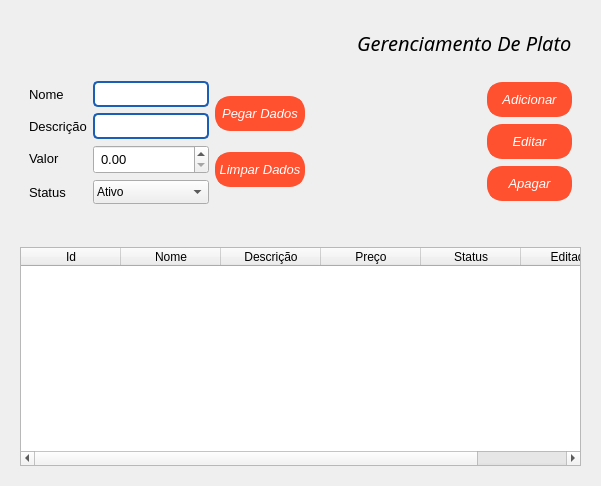
<?xml version="1.0" encoding="UTF-8"?>
<ui version="4.0">
 <class>Form</class>
 <widget class="QWidget" name="Form">
  <property name="geometry">
   <rect>
    <x>0</x>
    <y>0</y>
    <width>601</width>
    <height>486</height>
   </rect>
  </property>
  <property name="windowTitle">
   <string>Form</string>
  </property>
  <property name="styleSheet">
   <string notr="true"/>
  </property>
  <layout class="QVBoxLayout" name="verticalLayout">
   <item>
    <widget class="QFrame" name="Menu">
     <property name="styleSheet">
      <string notr="true"/>
     </property>
     <property name="frameShape">
      <enum>QFrame::NoFrame</enum>
     </property>
     <property name="frameShadow">
      <enum>QFrame::Raised</enum>
     </property>
     <layout class="QVBoxLayout" name="verticalLayout_3">
      <item>
       <widget class="QFrame" name="frame_2">
        <property name="frameShape">
         <enum>QFrame::NoFrame</enum>
        </property>
        <property name="frameShadow">
         <enum>QFrame::Raised</enum>
        </property>
        <layout class="QHBoxLayout" name="horizontalLayout_3">
         <item>
          <widget class="QLabel" name="label_2">
           <property name="text">
            <string/>
           </property>
           <property name="pixmap">
            <pixmap>../../assets/icons/icons8-dish-64.png</pixmap>
           </property>
           <property name="scaledContents">
            <bool>true</bool>
           </property>
           <property name="wordWrap">
            <bool>true</bool>
           </property>
           <property name="textInteractionFlags">
            <set>Qt::NoTextInteraction</set>
           </property>
          </widget>
         </item>
         <item>
          <spacer name="horizontalSpacer">
           <property name="orientation">
            <enum>Qt::Horizontal</enum>
           </property>
           <property name="sizeHint" stdset="0">
            <size>
             <width>40</width>
             <height>20</height>
            </size>
           </property>
          </spacer>
         </item>
         <item>
          <widget class="QLabel" name="label">
           <property name="font">
            <font>
             <family>Bahnschrift Light</family>
             <pointsize>15</pointsize>
             <italic>true</italic>
            </font>
           </property>
           <property name="text">
            <string>Gerenciamento De Plato</string>
           </property>
          </widget>
         </item>
        </layout>
       </widget>
      </item>
      <item>
       <widget class="QFrame" name="frame_3">
        <property name="frameShape">
         <enum>QFrame::NoFrame</enum>
        </property>
        <property name="frameShadow">
         <enum>QFrame::Raised</enum>
        </property>
        <layout class="QHBoxLayout" name="horizontalLayout">
         <item>
          <layout class="QFormLayout" name="formLayout">
           <item row="0" column="0">
            <widget class="QLabel" name="nomeLabel">
             <property name="font">
              <font>
               <family>Arial</family>
               <pointsize>10</pointsize>
              </font>
             </property>
             <property name="text">
              <string>Nome</string>
             </property>
            </widget>
           </item>
           <item row="0" column="1">
            <widget class="QLineEdit" name="InputName">
             <property name="maximumSize">
              <size>
               <width>450</width>
               <height>16777215</height>
              </size>
             </property>
             <property name="font">
              <font>
               <family>Arial</family>
              </font>
             </property>
             <property name="styleSheet">
              <string notr="true">border: 1.5px solid rgb(26, 95, 180);
border-radius: 5px;
padding: 3px;
</string>
             </property>
            </widget>
           </item>
           <item row="6" column="0">
            <widget class="QLabel" name="descriOLabel">
             <property name="font">
              <font>
               <family>Arial</family>
               <pointsize>10</pointsize>
              </font>
             </property>
             <property name="text">
              <string>Descrição</string>
             </property>
            </widget>
           </item>
           <item row="6" column="1">
            <widget class="QLineEdit" name="InputDescription">
             <property name="maximumSize">
              <size>
               <width>450</width>
               <height>16777215</height>
              </size>
             </property>
             <property name="font">
              <font>
               <family>Arial</family>
              </font>
             </property>
             <property name="styleSheet">
              <string notr="true">border: 1.5px solid rgb(26, 95, 180);
border-radius: 5px;
padding: 3px;
</string>
             </property>
            </widget>
           </item>
           <item row="7" column="0">
            <widget class="QLabel" name="valorLabel">
             <property name="font">
              <font>
               <family>Arial</family>
               <pointsize>10</pointsize>
              </font>
             </property>
             <property name="text">
              <string>Valor</string>
             </property>
            </widget>
           </item>
           <item row="8" column="0">
            <widget class="QLabel" name="statusLabel">
             <property name="font">
              <font>
               <family>Arial</family>
               <pointsize>10</pointsize>
              </font>
             </property>
             <property name="text">
              <string>Status</string>
             </property>
            </widget>
           </item>
           <item row="8" column="1">
            <widget class="QComboBox" name="InputStatus">
             <property name="maximumSize">
              <size>
               <width>450</width>
               <height>16777215</height>
              </size>
             </property>
             <property name="font">
              <font>
               <family>Arial</family>
              </font>
             </property>
             <property name="styleSheet">
              <string notr="true">padding: 3px;
</string>
             </property>
             <item>
              <property name="text">
               <string>Ativo</string>
              </property>
             </item>
             <item>
              <property name="text">
               <string>Desativado</string>
              </property>
             </item>
            </widget>
           </item>
           <item row="7" column="1">
            <widget class="QDoubleSpinBox" name="InputPrice">
             <property name="maximumSize">
              <size>
               <width>450</width>
               <height>16777215</height>
              </size>
             </property>
             <property name="font">
              <font>
               <family>Arial</family>
               <pointsize>10</pointsize>
              </font>
             </property>
             <property name="styleSheet">
              <string notr="true">
padding: 3px;

</string>
             </property>
            </widget>
           </item>
          </layout>
         </item>
         <item>
          <layout class="QVBoxLayout" name="verticalLayout_4">
           <item>
            <widget class="QPushButton" name="BtnGetData">
             <property name="font">
              <font>
               <family>Arial</family>
               <pointsize>10</pointsize>
               <italic>true</italic>
              </font>
             </property>
             <property name="styleSheet">
              <string notr="true">.QPushButton{
	background-color: #FF512F;
	color: rgb(255, 255, 255);
	border: 5px solid#FF512F;
	border-radius: 15px;
	height: 25px;
	width: 75px;
}

.QPushButton:hover{
	background-color: #003973;
	border: 2px;
	color: white;
}

</string>
             </property>
             <property name="text">
              <string>Pegar Dados</string>
             </property>
            </widget>
           </item>
           <item>
            <widget class="QPushButton" name="BtnClean">
             <property name="font">
              <font>
               <family>Arial</family>
               <pointsize>10</pointsize>
               <italic>true</italic>
              </font>
             </property>
             <property name="styleSheet">
              <string notr="true">.QPushButton{
	background-color: #FF512F;
	color: rgb(255, 255, 255);
	border: 5px solid#FF512F;
	border-radius: 15px;
	height: 25px;
	width: 80px;
}

.QPushButton:hover{
	background-color: #003973;
	border: 2px;
	color: white;
}

</string>
             </property>
             <property name="text">
              <string>Limpar Dados</string>
             </property>
            </widget>
           </item>
          </layout>
         </item>
         <item>
          <spacer name="horizontalSpacer_2">
           <property name="orientation">
            <enum>Qt::Horizontal</enum>
           </property>
           <property name="sizeHint" stdset="0">
            <size>
             <width>40</width>
             <height>20</height>
            </size>
           </property>
          </spacer>
         </item>
         <item>
          <layout class="QVBoxLayout" name="verticalLayout_2">
           <item>
            <widget class="QPushButton" name="BtnAdd">
             <property name="font">
              <font>
               <family>Arial</family>
               <pointsize>10</pointsize>
               <italic>true</italic>
              </font>
             </property>
             <property name="styleSheet">
              <string notr="true">.QPushButton{
	background-color: #FF512F;
	color: rgb(255, 255, 255);
	border: 5px solid#FF512F;
	border-radius: 15px;
	height: 25px;
	width: 75px;
}

.QPushButton:hover{
	background-color: #003973;
	border: 2px;
	color: white;
}

</string>
             </property>
             <property name="text">
              <string>Adicionar</string>
             </property>
            </widget>
           </item>
           <item>
            <widget class="QPushButton" name="BtnEdit">
             <property name="font">
              <font>
               <family>Arial</family>
               <pointsize>10</pointsize>
               <italic>true</italic>
              </font>
             </property>
             <property name="styleSheet">
              <string notr="true">.QPushButton{
	background-color: #FF512F;
	color: rgb(255, 255, 255);
	border: 5px solid#FF512F;
	border-radius: 15px;
	height: 25px;
	width: 75px;
}

.QPushButton:hover{
	background-color: #003973;
	border: 2px;
	color: white;
}

</string>
             </property>
             <property name="text">
              <string>Editar</string>
             </property>
            </widget>
           </item>
           <item>
            <widget class="QPushButton" name="BtnDelete">
             <property name="font">
              <font>
               <family>Arial</family>
               <pointsize>10</pointsize>
               <italic>true</italic>
              </font>
             </property>
             <property name="styleSheet">
              <string notr="true">.QPushButton{
	background-color: #FF512F;
	color: rgb(255, 255, 255);
	border: 5px solid#FF512F;
	border-radius: 15px;
	height: 25px;
	width: 75px;
}

.QPushButton:hover{
	background-color: #003973;
	border: 2px;
	color: white;
}

</string>
             </property>
             <property name="text">
              <string>Apagar</string>
             </property>
            </widget>
           </item>
          </layout>
         </item>
        </layout>
       </widget>
      </item>
      <item>
       <widget class="QLabel" name="Alert">
        <property name="font">
         <font>
          <family>Arial Black</family>
          <pointsize>12</pointsize>
          <italic>true</italic>
         </font>
        </property>
        <property name="styleSheet">
         <string notr="true">color: rgb(255, 0, 0);</string>
        </property>
        <property name="text">
         <string/>
        </property>
        <property name="alignment">
         <set>Qt::AlignCenter</set>
        </property>
        <property name="wordWrap">
         <bool>false</bool>
        </property>
       </widget>
      </item>
      <item>
       <widget class="QTableWidget" name="Table">
        <property name="editTriggers">
         <set>QAbstractItemView::NoEditTriggers</set>
        </property>
        <property name="tabKeyNavigation">
         <bool>false</bool>
        </property>
        <property name="selectionBehavior">
         <enum>QAbstractItemView::SelectRows</enum>
        </property>
        <property name="showGrid">
         <bool>false</bool>
        </property>
        <property name="gridStyle">
         <enum>Qt::DashLine</enum>
        </property>
        <column>
         <property name="text">
          <string>Id</string>
         </property>
        </column>
        <column>
         <property name="text">
          <string>Nome</string>
         </property>
        </column>
        <column>
         <property name="text">
          <string>Descrição</string>
         </property>
        </column>
        <column>
         <property name="text">
          <string>Preço</string>
         </property>
        </column>
        <column>
         <property name="text">
          <string>Status</string>
         </property>
        </column>
        <column>
         <property name="text">
          <string>Editado</string>
         </property>
        </column>
       </widget>
      </item>
     </layout>
    </widget>
   </item>
  </layout>
 </widget>
 <resources/>
 <connections/>
</ui>
